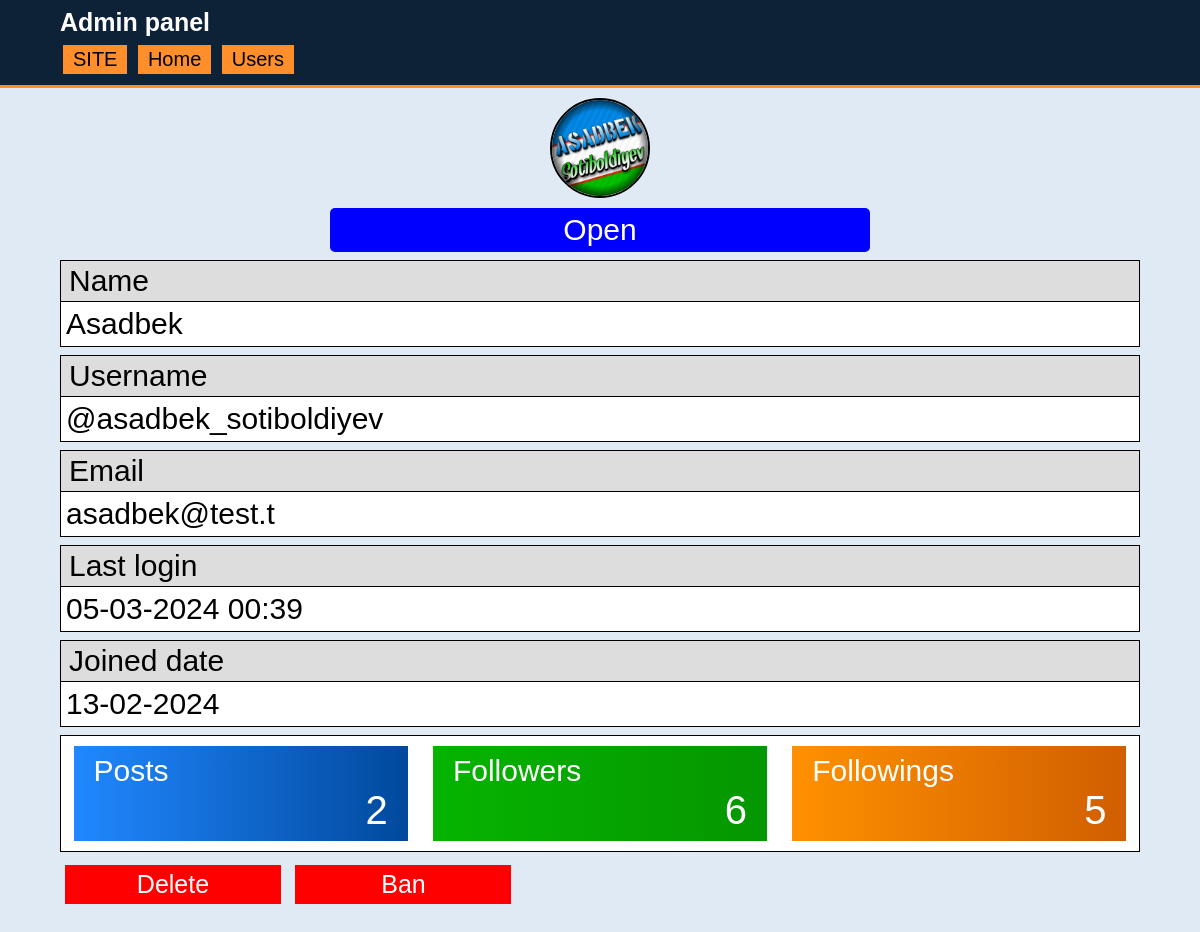
/admin/user.php?username=asadbek_sotiboldiyev (signed in), run on an earlier commit of the app's database.
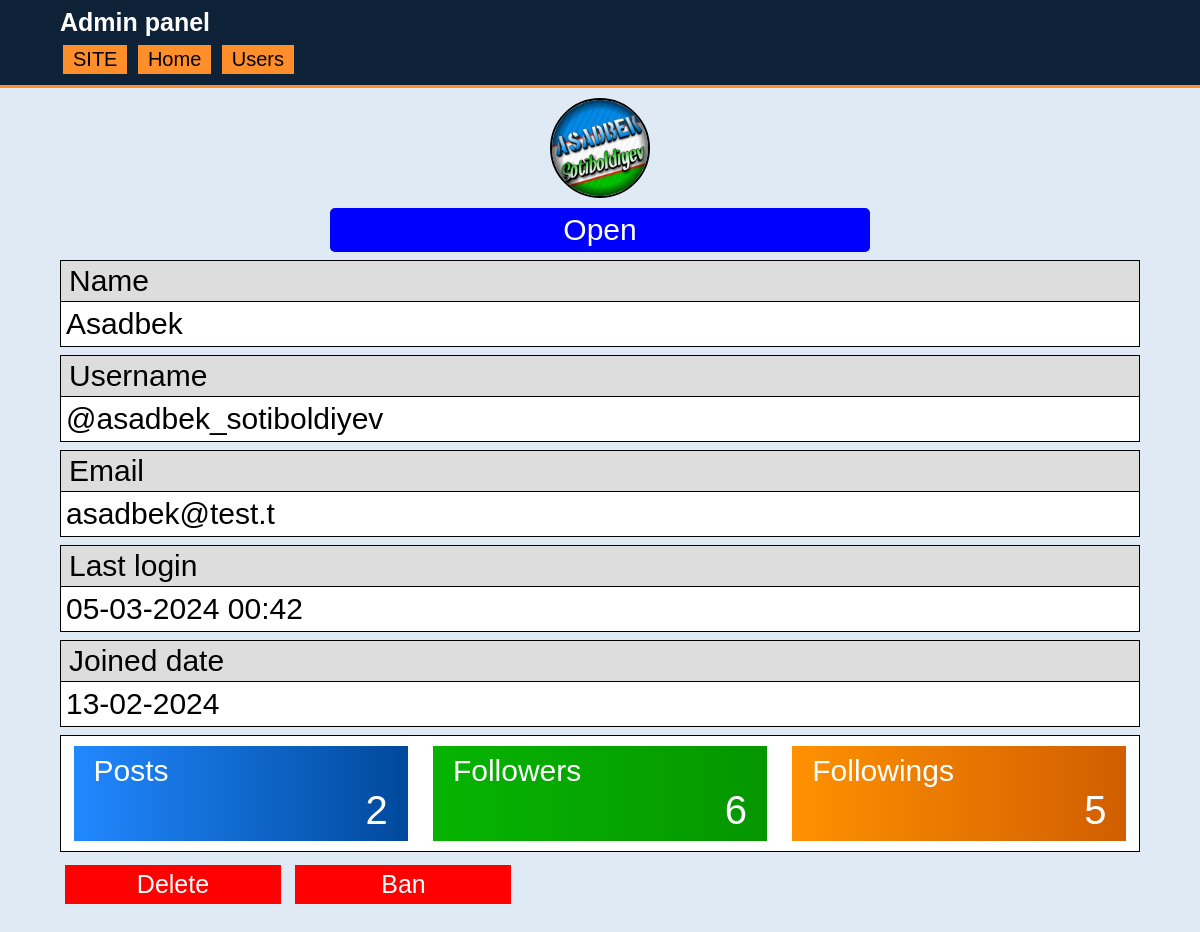
And on a later commit of the database.
### tables this page shows
CREATE TABLE "profiles" (
	"id"	INTEGER,
	"name"	TEXT NOT NULL,
	"username"	BLOB NOT NULL,
	"is_active"	INTEGER NOT NULL DEFAULT 0,
	"photo"	TEXT DEFAULT '/media/profile-img/default.jpg',
	"followers"	INTEGER DEFAULT 0,
	"posts"	INTEGER DEFAULT 0,
	"following"	INTEGER DEFAULT 0,
	"ban"	INTEGER DEFAULT 0,
	"last_login"	TEXT DEFAULT 0,
	PRIMARY KEY("id" AUTOINCREMENT)
);

### includes/db-functions/users.php (called while the page is built, shortened)
<?php
function get_user_by_id($id, $db){
	$user = $db->query("SELECT * FROM users WHERE id = '$id'")->fetch(PDO::FETCH_ASSOC);
	return $user;
}
function get_user_by_username($username, $db){
	$username = strtolower($username);
	$user = $db->query("SELECT * FROM users WHERE username = '$username';")->fetch(PDO::FETCH_ASSOC);
	return $user;
}
function user_is_admin($user_id, $db){
	$user = get_user_by_id($user_id, $db);
	return ($user['admin'] == '1');
}
?>

### includes/db-functions/profiles.php (called while the page is built, shortened)
<?php
function get_profile_by_username($username, $db){
	$profile = $db->query("SELECT * FROM profiles WHERE username = '$username';")->fetch(PDO::FETCH_ASSOC);
	return $profile;
}
function profile_is_banned($id, $db){
	$query = $db->prepare("SELECT ban FROM profiles WHERE id = :id");
	$query->execute([
		'id' => $id
	]);
	$result = $query->fetch(PDO::FETCH_ASSOC);
	return $result['ban'];
}
?>

### admin/user.php (the view, shortened to what this page needs)
<?php
$path = "../includes";
require "$path/database.php";
require "$path/db-functions/users.php";
$PROFILE = $_SESSION['profile'];
if(!user_is_admin($PROFILE['id'], $db)){
    require "$path/403.php";
}else{
    $username = $_GET['username'];
    require "$path/db-functions/profiles.php";
    $profile = get_profile_by_username($username, $db);
    $user = get_user_by_username($username, $db);
    if(profile_is_banned($profile['id'], $db) == '0'){
        $is_banned = false;
    }
    else
        $is_banned = true;
?>
<!DOCTYPE html>
<html lang="en">
<head>
    <link rel="stylesheet" href="/static/style.css">
    <link rel="stylesheet" href="/static/admin.css">
    <link rel="stylesheet" href="/static/admin-user.css">
</head>
<body>
    <header>
		<div class="container">
            <h2 id="afisha">
                <a>Admin panel</a>
            </h2>
            <nav>
                <a class="header-link" href="/">SITE</a>
                <a class="header-link" href="/admin">Home</a>
                <a class="header-link" href="/admin/users.php">Users</a>
            </nav>
		</div>
	</header>
    <div class="container">
        <img class="profile-img" src="<?= $profile['photo'] ?>">
        <a href="/profile?username=<?= $profile['username'] ?>" class="open-link" target='_blank'>Open</a>
        <div class="profile-info">
            <span>Name</span>
            <p><?= $profile['name'] ?></p>
        </div>
        <div class="profile-info">
            <span>Username</span>
            <p>@<?= $profile['username'] ?></p>
        </div>
        <div class="profile-info">
            <span>Email</span>
            <p><?= $user['email'] ?></p>
        </div>
        <div class="profile-info">
            <span>Last login</span>
            <p><?= $profile['last_login'] ?></p>
        </div>
        <div class="profile-info">
            <span>Joined date</span>
            <p><?= $user['joined_date'] ?></p>
        </div>
        <div class="stat-cards">
            <div class="card blue">
                <p class="title">Posts</p>
                <p class="result">
                    <?= $profile['posts'] ?>
                </p>
            </div>
            <div class="card green">
                <p class="title">Followers</p>
                <p class="result">
                    <?= $profile['followers'] ?>
                </p>
            </div>
            <div class="card orange">
                <p class="title">Followings</p>
                <p class="result">
                    <?= $profile['following'] ?>
                </p>
            </div>
        </div>
        <form class="btn-form" method = "POST">
            <button class="btn red">Delete</button>
            <button name='ban' class="btn red">
                <?php echo ($is_banned ? "Unban" : "Ban")?>
            </button>
        </form>
    </div>
</body>
</html>
<?php }?>

What changed in the data, as far as the page shows it:
changed profiles "Asadbek": last_login "05-03-2024 00:39" → "05-03-2024 00:42"
